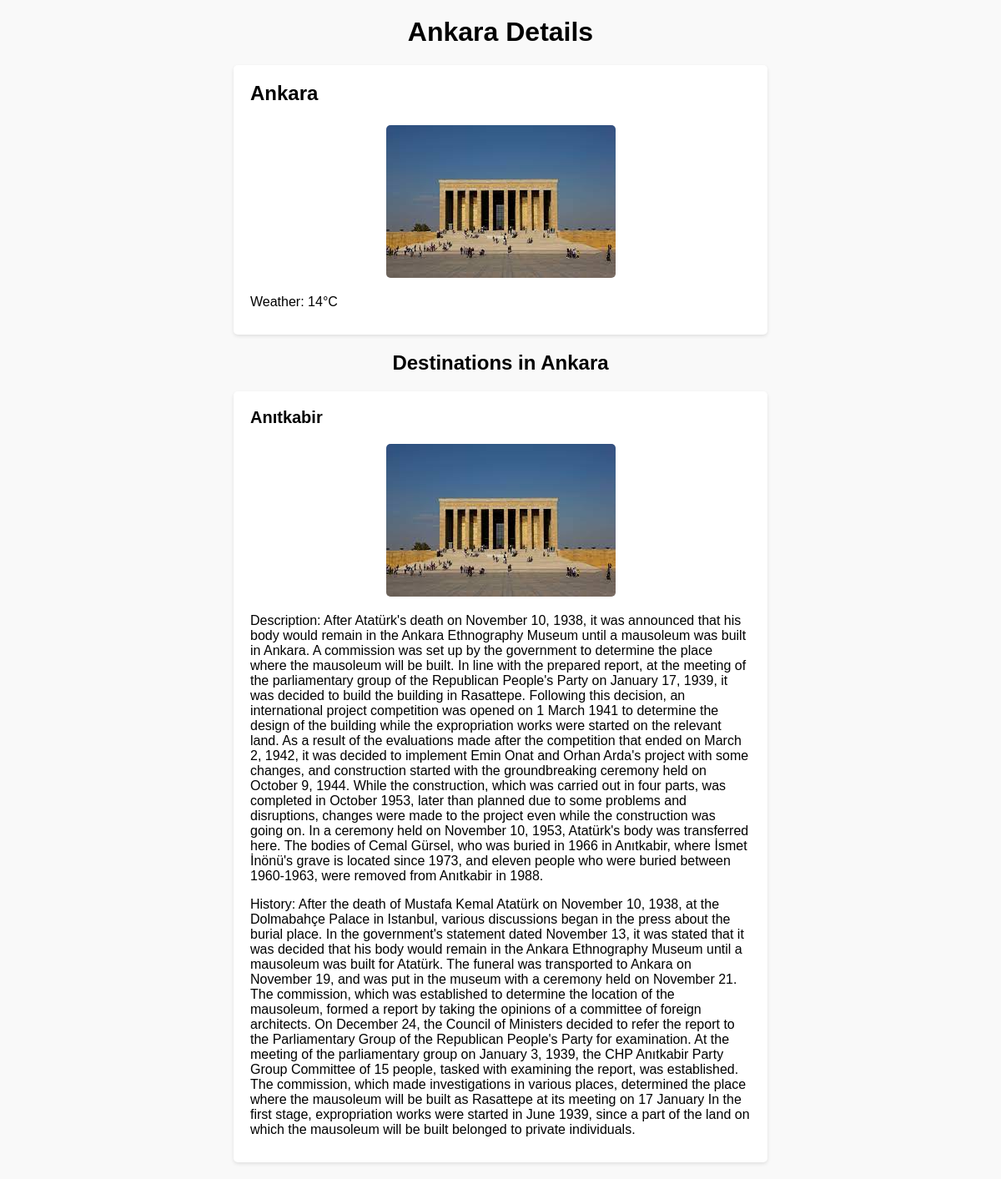
Screenshot of /city/1/ with the database file from the repository.
### base/models.py (models this page shows, shortened)
class City(models.Model):
    name = models.CharField(max_length=100)
    weather = models.CharField(max_length=100)
    photo = models.ImageField(null=True,blank=True)

class Destination(models.Model):
    name = models.CharField(max_length=100, default="")
    city = models.ForeignKey(City, on_delete=models.CASCADE)
    photo = models.ImageField(null=True,blank=True)
    description = models.TextField()
    history = models.TextField()

### base/views.py (the view)
# urls.py: path('city/<int:city_id>/', views.city_details, name='city_details'),
def city_details(request, city_id):
    city = get_object_or_404(City, id=city_id)
    destinations = city.destination_set.all()
    return render(request, 'city_details.html', {'city': city, 'destinations': destinations})

### templates/city_details.html (shortened to what this page needs)
<!DOCTYPE html>
<html>
<head>
</head>
<body>
  <h1>{{ city.name }} Details</h1>
  <div class="city">
    <h3>{{ city.name }}</h3>
    <img src="{{ city.photo.url }}">
    <p>Weather: {{ city.weather }}</p>
  </div>
  <h2>Destinations in {{ city.name }}</h2>
  {% for destination in destinations %}
    <div class="destination">
      <h3>{{ destination.name }}</h3>
      <img src="{{ destination.photo.url }}" alt="{{ destination.name }} Photo">
      <p>Description: {{ destination.description }}</p>
      <p>History: {{ destination.history }}</p>
    </div>
  {% endfor %}
</body>
</html>

### templates/city_details.html (style rules this page uses)
body { font-family: Arial, sans-serif; margin: 0; padding: 0; background-color: #f9f9f9; }
h1 { text-align: center; margin-top: 20px; }
.city { background-color: #fff; border-radius: 5px; box-shadow: 0 2px 4px rgba(0, 0, 0, 0.1); padding: 20px; margin: 20px auto; max-width: 600px; }
.city h3 { font-size: 24px; margin-top: 0; }
.city img { display: block; margin: 20px auto; max-width: 100%; height: auto; border-radius: 5px; }
.city p { margin-bottom: 10px; }
h2 { text-align: center; margin-top: 20px; }
.destination { background-color: #fff; border-radius: 5px; box-shadow: 0 2px 4px rgba(0, 0, 0, 0.1); padding: 20px; margin: 20px auto; max-width: 600px; }
.destination h3 { font-size: 20px; margin-top: 0; }
.destination img { display: block; margin: 20px auto; max-width: 100%; height: auto; border-radius: 5px; }
.destination p { margin-bottom: 10px; }

### rows the page displays
City: name "Ankara", photo (picture), weather "14°C"
Destination: name "Anıtkabir", photo (picture), description "After Atatürk's death on November 10, 1938, it was announced that his body would remain in the Ankara Ethnography Museum until a mausoleum was built in Ankara. A commission was set up by the government to determine the place where the mausoleum will be built. In line with the prepared report, at the meeting of the parliamentary group of the Republican People's Party on January 17, 1939, it was decided to build the building in Rasattepe. Following this decision, an international project competition was opened on 1 March 1941 to determine the design of the building while the expropriation works were started on the relevant land. As a result of the evaluations made after the competition that…", history "After the death of Mustafa Kemal Atatürk on November 10, 1938, at the Dolmabahçe Palace in Istanbul, various discussions began in the press about the burial place. In the government's statement dated November 13, it was stated that it was decided that his body would remain in the Ankara Ethnography Museum until a mausoleum was built for Atatürk. The funeral was transported to Ankara on November 19, and was put in the museum with a ceremony held on November 21. The commission, which was established to determine the location of the mausoleum, formed a report by taking the opinions of a committee of foreign architects. On December 24, the Council of Ministers decided to refer the report to the…"
